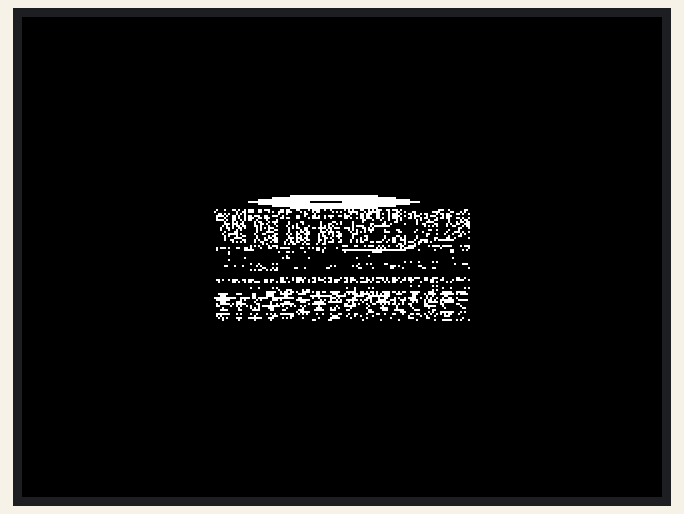
Simulated run of this sketch. Board: Arduino Uno, built with avr-gcc and run on an emulated ATmega328P. Shown: 320×240 colour display. What the sketch prints to the serial monitor is not drawn.

Above: at 0.4 s.
At 1.1 s:
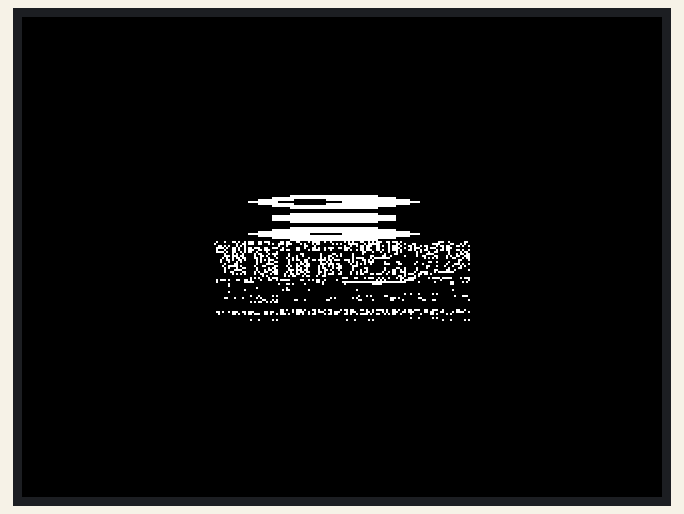
At 1.9 s:
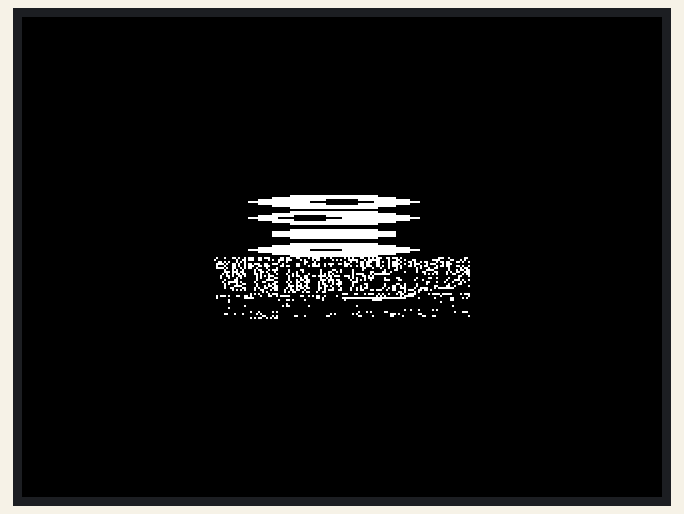

Measured:
- by itself, everything shown: repeats every 3.1 s, in 10 steps
- what the display in image 0 shows lasts 0.5 s, from 0.3 s to 0.8 s
- what the display in image 2 shows lasts 1.5 s, from 1.9 s to 3.4 s

The sketch:

my_emo.ino
```cpp
// my_emo.ino
#include <Adafruit_GFX.h>
#include <Adafruit_ILI9341.h>
#include "roboteyes.h"

// Define the pins for the ILI9341
#define TFT_CLK 13   // Clock pin (SCK)
#define TFT_MISO 12  // MISO pin (not used in this example)
#define TFT_MOSI 11  // MOSI pin (SDA)
#define TFT_CS 10    // Chip select pin
#define TFT_DC 9     // Data/Command pin
#define TFT_RST 8    // Reset pin

// Create ILI9341 display object
Adafruit_ILI9341 display(TFT_CS, TFT_DC, TFT_MOSI, TFT_CLK, TFT_RST, TFT_MISO);

void setup() {
    // Start the Serial communication
    Serial.begin(115200);

    Serial.println("Initializing display...");

    // Initialize the ILI9341 display
    display.begin();
    display.setRotation(3); // Set rotation (optional)

    // Clear the display buffer
    display.fillScreen(ILI9341_BLACK);

    // Display a test message
    display.setTextColor(ILI9341_WHITE);
    display.setTextSize(2);
    display.setCursor(10, 10);
    display.println(F("Display Test"));

    Serial.println("Display initialized!");
}

void loop() {
    // Main loop code that utilizes the eye functions
    look_neutral(500);
    look_left(500);
    look_right(500);
    delay(1000);
}
```

roboteyes.cpp
```cpp
// roboteyes.cpp
#include "roboteyes.h"
#include "eye_bitmaps.h"

// Note: Remove the pin definitions and display creation from here
// as they're already in the main .ino file

// Assuming you have your bitmap data defined somewhere
extern const uint8_t eye_neutral[];
extern const uint8_t eye_squint[];
extern const uint8_t eye_lookleft[];
extern const uint8_t eye_lookright[];

void look_neutral(int t) {
    display.fillScreen(ILI9341_BLACK);  // Clear screen with black
    // Calculate center position for the eye bitmap
    int x = (display.width() - 128) / 2;
    int y = (display.height() - 64) / 2;
    display.drawBitmap(x, y, eye_neutral, 128, 64, ILI9341_WHITE);
    delay(t);
}

void look_squint(int t) {
    display.fillScreen(ILI9341_BLACK);
    int x = (display.width() - 128) / 2;
    int y = (display.height() - 64) / 2;
    display.drawBitmap(x, y, eye_squint, 128, 64, ILI9341_WHITE);
    delay(t);
}

void look_right(int t) {
    look_squint(100);
    display.fillScreen(ILI9341_BLACK);
    int x = (display.width() - 128) / 2;
    int y = (display.height() - 64) / 2;
    display.drawBitmap(x, y, eye_lookright, 128, 64, ILI9341_WHITE);
    delay(t);
}

void look_left(int t) {
    look_squint(100);
    display.fillScreen(ILI9341_BLACK);
    int x = (display.width() - 128) / 2;
    int y = (display.height() - 64) / 2;
    display.drawBitmap(x, y, eye_lookleft, 128, 64, ILI9341_WHITE);
    delay(t);
}

void blink_eyes(int t, int numberOfBlinks) {
    for (int i = 0; i < numberOfBlinks; i++) {
        look_neutral(t);
        look_squint(100);
    }
}
```

roboteyes.h
```cpp
// roboteyes.h
#ifndef ROBOTEYES_H
#define ROBOTEYES_H

#include <Arduino.h>
#include <Adafruit_GFX.h>
#include <Adafruit_ILI9341.h>

// Declare display as extern
extern Adafruit_ILI9341 display;

// Function declarations
void look_neutral(int t);
void blink_eyes(int t, int numberOfBlinks);
void look_left(int t);
void look_right(int t);
void look_squint(int t);

#endif
```

Source omitted: eye_bitmaps.h (data table, 4272 bytes)
